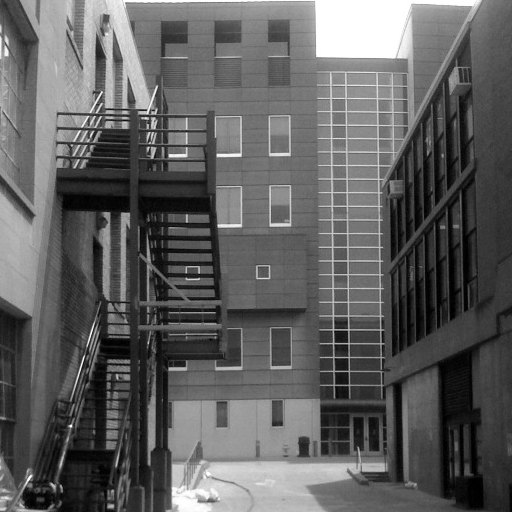
%> input picture Homework5/Homework5_documents/Apartments.png, 512 x 512 px
$ octave main_homework5_q2.m   (GNU Octave 9; MATLAB toolbox functions it lacks are replaced by stand-ins)
%> lines starting %> are read from the running program, lines starting %| are printed output that depends on the picture; in (x1, y1, x2, y2) boxes, pixels count from 0 and x2, y2 are one past the last pixel; in counts of white or black regions, pixels touching at a corner belong together; the program's own positions count from 1
%% Aydın Uzun
% HW 5 06.12.2018
%% question 2
clear all;
apartments = imread('Apartments.png');
%> apartments is the input picture: size 512x512 uint8; min 0, max 255, mean 95.3
apartment_gaussian_filtered = imgaussfilt(apartments, 1);
figure(7);
imshow(apartment_gaussian_filtered);
[gmag, gdir] = imgradient(apartment_gaussian_filtered);
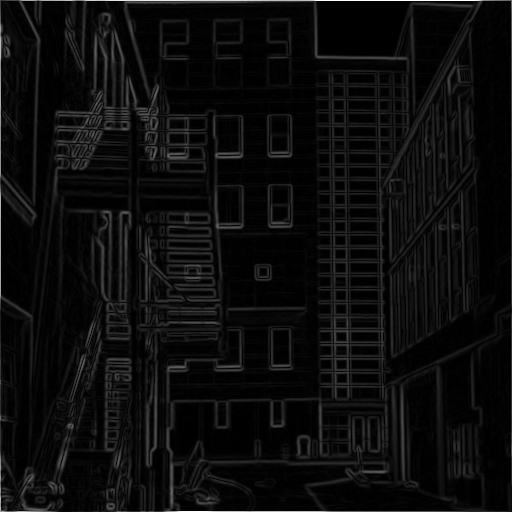
%> gmag: size 512x512 double; min 0, max 1020, mean 51.4; drawn with min black and max white
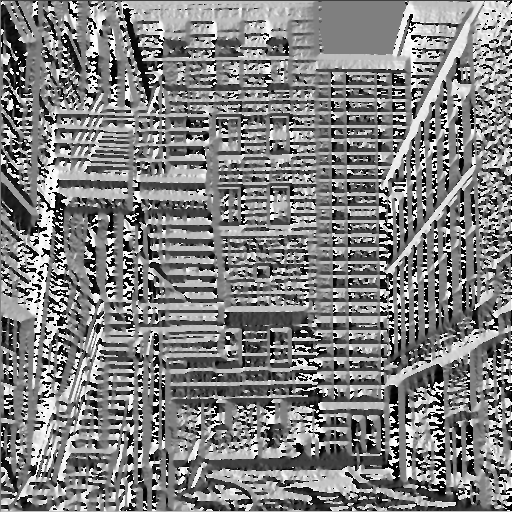
%> gdir: size 512x512 double; min -180, max 179.9, mean 1.4; drawn with min black and max white
%a)
figure(1);
histogram(gmag);
xlabel(' range of maginutude ');
ylabel(' number of pixels ');
%> figure, not shown here; tallest bar 39999 high, from x = 5 to 10

figure(2);
histogram(gdir);
xlabel(' range of direction ');
ylabel(' number of pixels ');
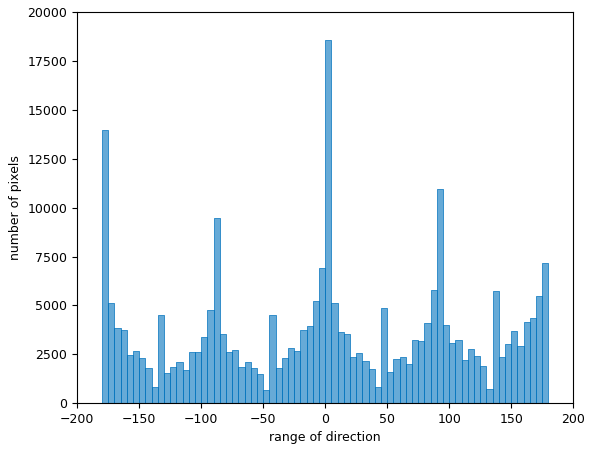
%> figure redrawn from the program's plot data; tallest bar 18583 high, from x = 0 to 5

max_of_gmag = max(max(gmag));
%> max_of_gmag = 1020
min_of_gmag =  min(min(gmag));
%> min_of_gmag = 0
apartment_normalized = gmag/(max_of_gmag - min_of_gmag);
sorted_apartment = sort(apartment_normalized(:));
percentile_point_95 = sorted_apartment(round(length(sorted_apartment)*0.95));
%> percentile_point_95 = 0.171
percentile_point_80 = sorted_apartment(round(length(sorted_apartment)*0.80));
%> percentile_point_80 = 0.0845
percentile_point_70 = sorted_apartment(round(length(sorted_apartment)*0.70));
%> percentile_point_70 = 0.0552
%b find edge candidates
high_thereshold_95 = imbinarize(apartment_normalized, percentile_point_95);
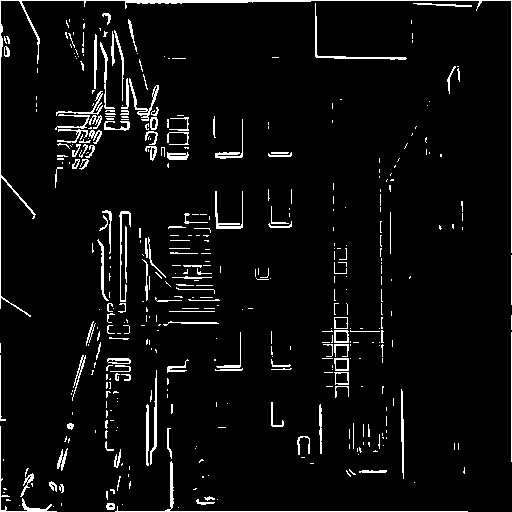
%> high_thereshold_95: size 512x512 logical; 5% white in thin lines or dots
high_thereshold_80 = imbinarize(apartment_normalized, percentile_point_80);
%> high_thereshold_80: size 512x512 logical; 20% white; 398 white regions (265 under 20 px), largest, box (x1, y1, x2, y2) and area: (0, 0, 512, 512) 13028, (317, 27, 469, 401) 8216, (104, 329, 510, 512) 7093
low_thereshold_70 = imbinarize(apartment_normalized, percentile_point_70);
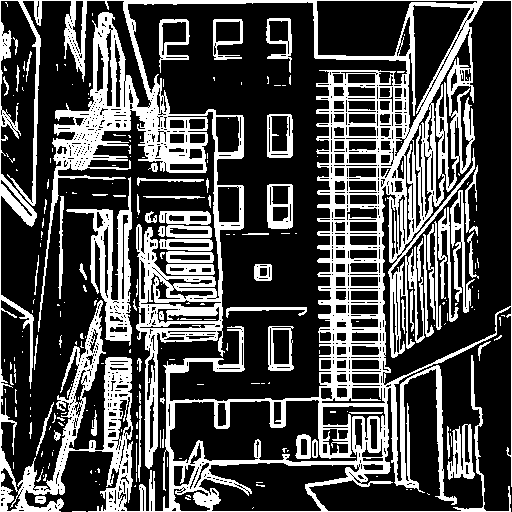
%> low_thereshold_70: size 512x512 logical; 30% white; 248 white regions (179 under 20 px), largest, box (x1, y1, x2, y2) and area: (0, 0, 512, 512) 62021, (66, 177, 132, 346) 3192, (450, 190, 475, 313) 928

figure(3);
imshow(high_thereshold_95);
figure(4);
imshow(high_thereshold_80);
figure(5);
imshow(low_thereshold_70);

%c)
% https://www.mathworks.com/matlabcentral/fileexchange/44648-hysteresis-thresholding-for-3d-images-or-2d
index = find(high_thereshold_95);
%> index = 13106 values from 1 to 262094
seed_indices=sub2ind(size(low_thereshold_70), index);
seed_indices_2=sub2ind(size(high_thereshold_80), index);
hys=imfill(~low_thereshold_70, seed_indices, 8);
%> hys: size 512x512 logical; 98% white; black in thin lines or dots
hys_2=imfill(~high_thereshold_80, seed_indices_2, 8);
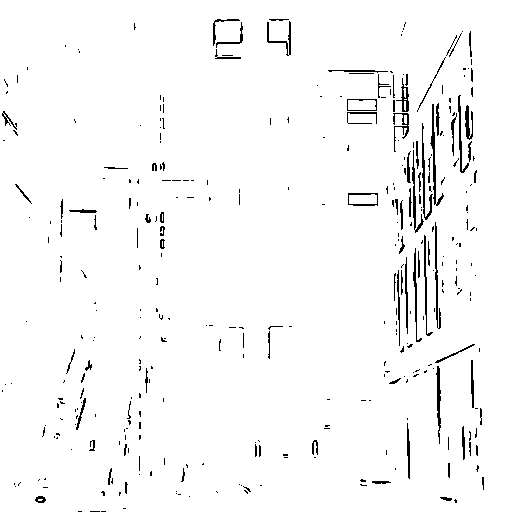
%> hys_2: size 512x512 logical; 97.1% white; black in thin lines or dots

hys=hys & low_thereshold_70;
hys_2=hys_2 & high_thereshold_80;
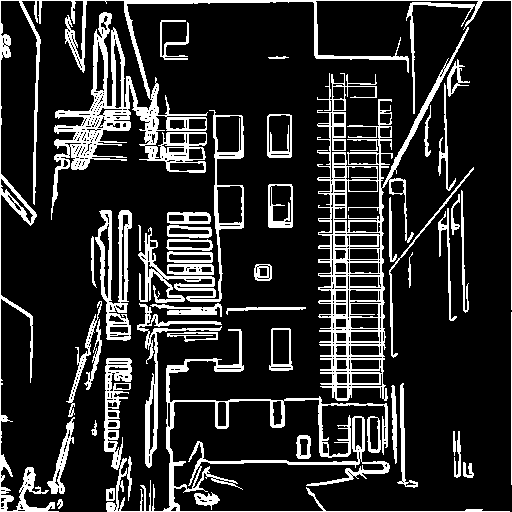
%> hys_2: size 512x512 logical; 17.1% white; 46 white regions, largest, box (x1, y1, x2, y2) and area: (0, 0, 512, 512) 13028, (317, 27, 469, 401) 8216, (104, 329, 510, 512) 7093

figure(6);
imshow(hys);
figure(10);
imshow(hys_2);
